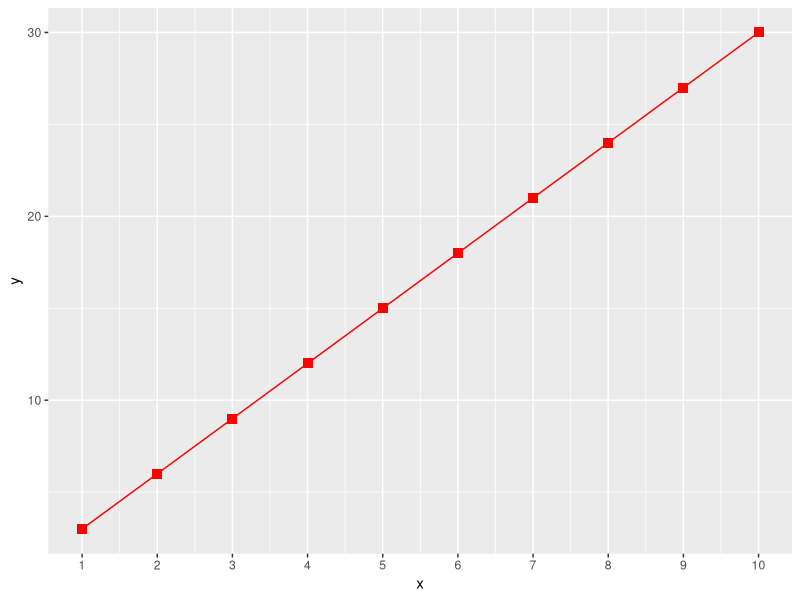
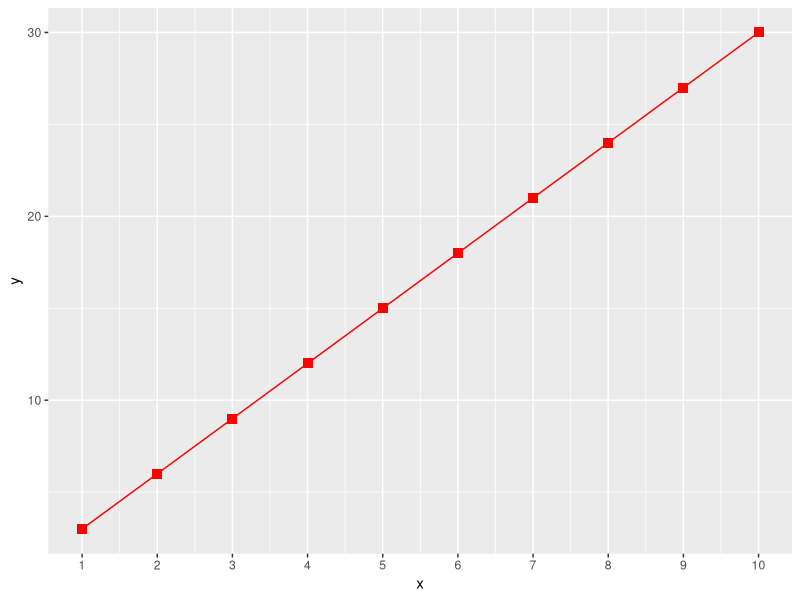

Generate these figures, in order, with R:
library(ggplot2)

data <- data.frame(x=1:10, y=(1:10)*3)

ggplot(data, aes(x = x, y = y))+
  geom_line(color='red')+
  geom_point(size = 3, color = 'red', shape = 15)+
  scale_x_continuous(breaks=1:10)
ggsave("example.png", width = 7, height = 5)
